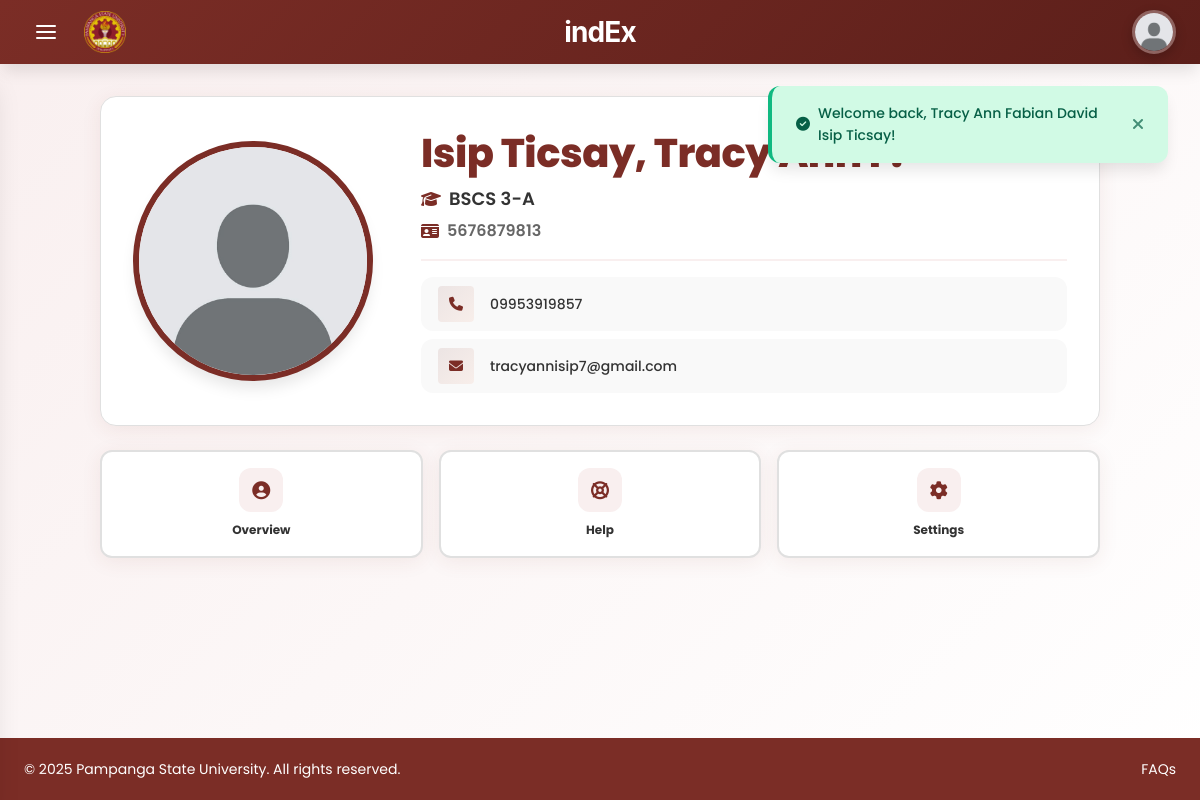
The page /student/profile.php (signed in) on the database its author committed.
### tables this page shows
CREATE TABLE `users` (
  `user_id` int(11) NOT NULL,
  `email` varchar(100) NOT NULL,
  `email_verified` tinyint(1) DEFAULT 0,
  `verification_token` varchar(64) DEFAULT NULL,
  `password` varchar(255) NOT NULL,
  `full_name` varchar(100) NOT NULL,
  `first_name` varchar(100) DEFAULT NULL,
  `last_name` varchar(100) DEFAULT NULL,
  `middle_name` varchar(50) DEFAULT NULL,
  `profile_picture_blob` longblob DEFAULT NULL,
  `profile_picture_mime_type` varchar(50) DEFAULT NULL,
  `profile_picture` varchar(255) DEFAULT NULL,
  `role` enum('teacher','student') NOT NULL,
  `username` varchar(50) DEFAULT NULL,
  `contact_number` varchar(20) DEFAULT NULL,
  `student_number` varchar(20) DEFAULT NULL,
  `program` varchar(10) DEFAULT NULL COMMENT 'Course program: BSIT, BSCS, ACT, BSIS',
  `year_section` varchar(20) DEFAULT NULL COMMENT 'Year and Section: e.g., BSCS 3-A',
  `created_at` timestamp NOT NULL DEFAULT current_timestamp(),
  `updated_at` timestamp NOT NULL DEFAULT current_timestamp() ON UPDATE current_timestamp(),
  `status` enum('active','inactive','archived') DEFAULT 'active'
);

### includes/functions.php (called while the page is built, shortened)
<?php
function getFlashMessage() {
    if (isset($_SESSION['flash_message'])) {
        $message = $_SESSION['flash_message'];
        return $message;
    }
    return null;
}
function getProfilePicture($profile_picture, $full_name = '') {
    $file_path = __DIR__ . '/../uploads/profiles/' . $profile_picture;
    return BASE_URL . 'assets/images/default-avatar.jpg';
}
?>

### student/profile.php (the view, shortened to what this page needs)
<?php
require_once '../includes/config.php';
require_once '../includes/functions.php';
$student_id = $_SESSION['user_id'];
$student_info = null;
$flash = getFlashMessage();
try {
    $stmt = $conn->prepare("
        SELECT
            user_id,
            email,
            full_name,
            first_name,
            middle_name,
            last_name,
            student_number,
            program,
            year_section,
            contact_number,
            profile_picture,
            created_at,
            role,
            status
        FROM users
        WHERE user_id = ? AND role = 'student'
    ");
    $stmt->execute([$student_id]);
    $student_info = $stmt->fetch();
    $first_name = $student_info['first_name'] ?? '';
    $middle_name = $student_info['middle_name'] ?? '';
    $last_name = $student_info['last_name'] ?? '';
    $middle_initial = '';
    if (!empty($middle_name)) {
        $middle_initial = strtoupper(substr(trim($middle_name), 0, 1)) . '.';
    }
    $full_name_display = trim($last_name);
    if (!empty($first_name)) {
        $full_name_display .= ', ' . trim($first_name);
        if ($middle_initial) {
            $full_name_display .= ' ' . $middle_initial;
        }
    }
    $program = $student_info['program'] ?? 'Not Specified';
    $year_section = $student_info['year_section'] ?? 'Not Assigned';
    $course_display = $program . ' ' . $year_section;
    $profile_pic_url = getProfilePicture($student_info['profile_picture'] ?? null, $student_info['full_name']);
} catch (PDOException $e) {
    error_log("Profile Error: " . $e->getMessage());
    redirectWithMessage(BASE_URL . 'student/dashboard.php', 'danger', 'Error loading profile.');
}
?>
<!DOCTYPE html>
<html lang="en">
<head>
    <link href="https://cdnjs.cloudflare.com/ajax/libs/font-awesome/6.4.0/css/all.min.css" rel="stylesheet">
    <link rel="stylesheet" href="<?php echo CSS_PATH; ?>student-pages/student-main.css?v=<?php echo time(); ?>">
    <link rel="stylesheet" href="<?php echo CSS_PATH; ?>navigation.css?v=<?php echo time(); ?>">
    <link rel="stylesheet" href="<?php echo CSS_PATH; ?>student-pages/student-profile.css?v=<?php echo time(); ?>">
</head>
<body>
    <div class="dashboard-wrapper">
        <?php include '../includes/student-nav.php'; ?>
        <div class="main-content">
            <div class="profile-container">
                <div class="profile-wrapper">
                    <?php if ($flash): ?>
                        <div class="alert alert-<?php echo $flash['type']; ?>">
                            <i class="fas fa-<?php echo $flash['type'] === 'success' ? 'check-circle' : 'exclamation-circle'; ?>"></i>
                            <span><?php echo htmlspecialchars($flash['message']); ?></span>
                        </div>
                    <?php endif; ?>
                    <div class="profile-main-card">
                        <div class="profile-content">
                            <div class="profile-image-container">
                                <div class="profile-image-wrapper">
                                    <img
                                        src="<?php echo $profile_pic_url; ?>"
                                        alt="<?php echo htmlspecialchars($student_info['full_name']); ?>"
                                        class="profile-image"
                                        id="profileImage">
                                </div>
                            </div>
                            <div class="profile-details-container">
                                <div class="profile-name-section">
                                    <h1 class="profile-name"><?php echo htmlspecialchars($full_name_display); ?></h1>
                                    <p class="profile-course">
                                        <i class="fas fa-graduation-cap"></i>
                                        <?php echo htmlspecialchars($course_display); ?>
                                    </p>
                                    <p class="profile-student-number">
                                        <i class="fas fa-id-card"></i>
                                        <?php echo htmlspecialchars($student_info['student_number'] ?? 'No Student Number'); ?>
                                    </p>
                                </div>
                                <div class="profile-contact-section">
                                    <div class="profile-contact-item">
                                        <div class="profile-contact-icon">
                                            <i class="fas fa-phone"></i>
                                        </div>
                                        <span class="profile-contact-text">
                                            <?php echo htmlspecialchars($student_info['contact_number'] ?: 'No Contact Number'); ?>
                                        </span>
                                    </div>
                                    <div class="profile-contact-item">
                                        <div class="profile-contact-icon">
                                            <i class="fas fa-envelope"></i>
                                        </div>
                                        <span class="profile-contact-text">
                                            <?php echo htmlspecialchars($student_info['email']); ?>
                                        </span>
                                    </div>
                                </div>
                            </div>
                        </div>
                    </div>
                    <div class="profile-actions-compact">
                        <a href="<?php echo BASE_URL; ?>student/overview.php" class="action-button-compact">
                            <div class="action-button-icon">
                                <i class="fas fa-user-circle"></i>
                            </div>
                            <span class="action-button-label">Overview</span>
                        </a>
                        <a href="<?php echo BASE_URL; ?>student/help-support.php" class="action-button-compact">
                            <div class="action-button-icon">
                                <i class="fas fa-life-ring"></i>
                            </div>
                            <span class="action-button-label">Help</span>
                        </a>
                        <a href="<?php echo BASE_URL; ?>student/account-settings.php" class="action-button-compact">
                            <div class="action-button-icon">
                                <i class="fas fa-cog"></i>
                            </div>
                            <span class="action-button-label">Settings</span>
                        </a>
                    </div>
                </div>
            </div>
            <?php include '../includes/footer.php'; ?>
        </div>
    </div>
</body>
</html>

### assets/css/student-pages/student-main.css (style rules this page uses)
:root { --maroon-primary: #7b2d26; --maroon-dark: #5a1f18; --maroon-light: #a74c42; --cream-bg: #f9efef; --peach: #f5d5c8; --white: #ffffff; --gray-dark: #333333; --gray-medium: #666666; --gray-light: #e0e0e0; --gray-lighter: #f9f9f9; --success: #10b981; --danger: #ef4444; --warning: #f59e0b; --info: #3b82f6; --space-xs: 0.25rem; --space-sm: 0.5rem; --space-md: 1rem; --space-lg: 1.5rem; --space-xl: 2rem; --space-xxl: 3rem; --space-nav: 70px; --font-size-base: 1rem; --font-size-sm: 0.875rem; --font-size-lg: 1.125rem; --font-size-h1: 2.5rem; --font-size-h2: 26px; --font-weight-regular: 400; --font-weight-medium: 500; --font-weight-semibold: 600; --font-weight-bold: 700; --shadow-sm: 0 2px 8px rgba(123, 45, 38, 0.08); --shadow: 0 4px 20px rgba(123, 45, 38, 0.08); --shadow-lg: 0 8px 32px rgba(123, 45, 38, 0.15); --transition: all 0.3s cubic-bezier(0.4, 0, 0.2, 1); --radius-sm: 4px; --radius-md: 12px; --radius-lg: 16px; }
* { margin: 0; padding: 0; box-sizing: border-box; font-family: 'Poppins', 'Inter', sans-serif; }
html, body { height: 100%; }
body { display: flex; flex-direction: column; color: var(--gray-dark); background: linear-gradient(135deg, var(--cream-bg) 0%, var(--white) 100%); line-height: 1.6; font-size: var(--font-size-base); }
.dashboard-wrapper { display: flex; flex-direction: column; height: 100vh; overflow: hidden; }
.main-content { flex: 1; display: flex; flex-direction: column; overflow-y: auto; overflow-x: hidden; min-height: 0; padding: var(--space-xl); margin-top: var(--space-nav); }
.alert { padding: var(--space-md) var(--space-lg); border-radius: var(--radius-md); font-size: var(--font-size-sm); font-weight: var(--font-weight-medium); border-left: var(--space-xs) solid; display: flex; align-items: center; gap: var(--space-sm); }

### assets/css/navigation.css (style rules this page uses)
:root { --maroon-primary: #7b2d26; --maroon-dark: #5c1f1a; --maroon-light: #9d4038; --maroon-hover: rgba(255, 255, 255, 0.1); --maroon-active: rgba(255, 255, 255, 0.15); --gold-accent: #d4a373; --white: #ffffff; --gray-50: #f9fafb; --gray-100: #f3f4f6; --gray-200: #e5e7eb; --gray-300: #d1d5db; --gray-400: #9ca3af; --gray-500: #6b7280; --gray-600: #4b5563; --gray-700: #374151; --gray-800: #1f2937; --gray-900: #111827; --shadow-sm: 0 1px 2px 0 rgba(0, 0, 0, 0.05); --shadow-md: 0 4px 6px -1px rgba(0, 0, 0, 0.1); --shadow-lg: 0 10px 15px -3px rgba(0, 0, 0, 0.1); --shadow-xl: 0 20px 25px -5px rgba(0, 0, 0, 0.1); --navbar-height: 64px; --sidebar-width: 280px; }
* { margin: 0; padding: 0; box-sizing: border-box; }
body { font-family: 'Inter', -apple-system, BlinkMacSystemFont, 'Segoe UI', 'Roboto', sans-serif; background-color: var(--gray-50); color: var(--gray-900); line-height: 1.6; }
.main-content { margin-top: var(--navbar-height); padding: 0; }
#sidebar, #sidebarOverlay, .sidebar, .sidebar-overlay, .hamburger-menu, .hamburger-line, .hamburger-icon, .nav-item a, .nav-dropdown-menu, .nav-dropdown-toggle, body, .main-content, * { transition: none !important; animation: none !important; }
body { opacity: 1 !important; transition: none !important; }
.main-content { animation: none !important; transition: none !important; }
a { transition: none !important; }

### includes/footer.php (style rules this page uses)
html, body { overflow-x: hidden; max-width: 100vw; }

### rows shown on the page
users: full_name_display "Isip Ticsay, Tracy Ann F.", course_display "BSCS 3-A", student_number "5676879813", contact_number "09953919857", email "tracyannisip7@gmail.com"

### other values the page prints
$flash['message'] "Welcome back, Tracy Ann Fabian David Isip Ticsay!"
